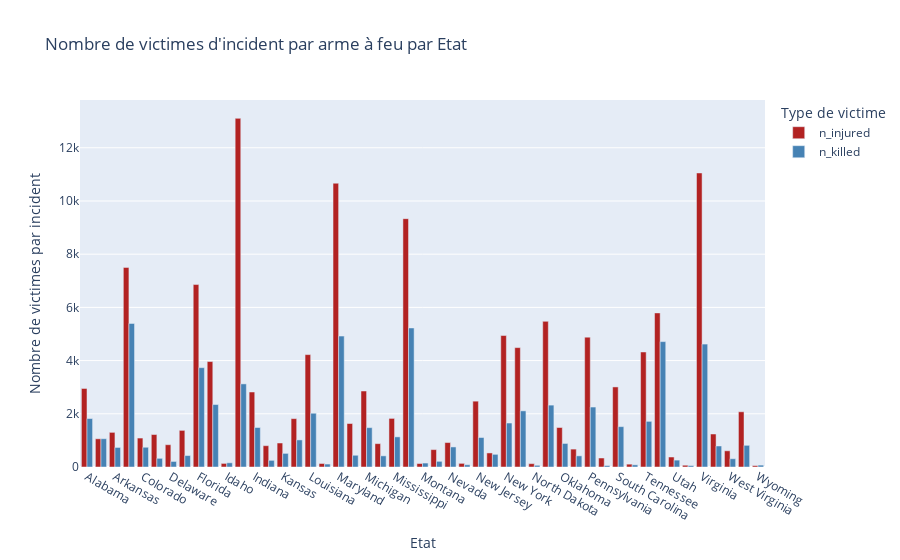

The code cell stored with this chart in its notebook:
### Code cell
grouped_data5 = base_totale.groupby('state').agg({
    'n_injured': 'sum',
    'n_killed': 'sum'
}).reset_index()


fig5 = px.bar(
    grouped_data5,
    x=grouped_data5['state'],
    y=['n_injured', 'n_killed'],
    labels={"state": "Etat", "value": "Nombre de victimes par incident", "variable": "Type de victime"},
    title="Nombre de victimes d'incident par arme à feu par Etat",
    color_discrete_map={"n_injured": "firebrick", "n_killed": "steelblue"},
)

fig5.update_layout(barmode='group')  # Display bars side by side

fig5.show()

### Figure 1 — Plotly figure (JSON) as saved in the notebook; plotly's stock layout.template omitted (floating-point values rounded to 4 significant figures)
{"data": [{"alignmentgroup": "True", "hovertemplate": "Type de victime=n_injured<br>Etat=%{x}<br>Nombre de victimes par incident=%{y}<extra></extra>", "legendgroup": "n_injured", "marker": {"color": "firebrick", "pattern": {"shape": ""}}, "name": "n_injured", "offsetgroup": "n_injured", "orientation": "v", "showlegend": true, "textposition": "auto", "type": "bar", "x": ["Alabama", "Arizona", "Arkansas", "California", "Colorado", "Connecticut", "Delaware", "District of Columbia", "Florida", "Georgia", "Idaho", "Illinois", "Indiana", "Iowa", "Kansas", "Kentucky", "Louisiana", "Maine", "Maryland", "Massachusetts", "Michigan", "Minnesota", "Mississippi", "Missouri", "Montana", "Nebraska", "Nevada", "New Hampshire", "New Jersey", "New Mexico", "New York", "North Carolina", "North Dakota", "Ohio", "Oklahoma", "Oregon", "Pennsylvania", "Rhode Island", "South Carolina", "South Dakota", "Tennessee", "Texas", "Utah", "Vermont", "Virginia", "Washington", "West Virginia", "Wisconsin", "Wyoming"], "xaxis": "x", "y": [2952, 1060, 1302, 7504, 1088, 1221, 838, 1377, 6858, 3964, 135, 13106, 2819, 801, 902, 1818, 4225, 132, 10668, 1635, 2857, 878, 1827, 9335, 130, 654, 919, 137, 2475, 528, 4942, 4488, 126, 5475, 1485, 673, 4882, 338, 3010, 107, 4324, 5792, 375, 67, 11053, 1240, 609, 2076, 52], "yaxis": "y"}, {"alignmentgroup": "True", "hovertemplate": "Type de victime=n_killed<br>Etat=%{x}<br>Nombre de victimes par incident=%{y}<extra></extra>", "legendgroup": "n_killed", "marker": {"color": "steelblue", "pattern": {"shape": ""}}, "name": "n_killed", "offsetgroup": "n_killed", "orientation": "v", "showlegend": true, "textposition": "auto", "type": "bar", "x": ["Alabama", "Arizona", "Arkansas", "California", "Colorado", "Connecticut", "Delaware", "District of Columbia", "Florida", "Georgia", "Idaho", "Illinois", "Indiana", "Iowa", "Kansas", "Kentucky", "Louisiana", "Maine", "Maryland", "Massachusetts", "Michigan", "Minnesota", "Mississippi", "Missouri", "Montana", "Nebraska", "Nevada", "New Hampshire", "New Jersey", "New Mexico", "New York", "North Carolina", "North Dakota", "Ohio", "Oklahoma", "Oregon", "Pennsylvania", "Rhode Island", "South Carolina", "South Dakota", "Tennessee", "Texas", "Utah", "Vermont", "Virginia", "Washington", "West Virginia", "Wisconsin", "Wyoming"], "xaxis": "x", "y": [1821, 1063, 735, 5397, 742, 326, 209, 430, 3734, 2348, 158, 3124, 1485, 250, 512, 1018, 2021, 111, 4921, 441, 1480, 419, 1133, 5227, 148, 213, 754, 85, 1108, 476, 1653, 2110, 64, 2326, 885, 419, 2254, 56, 1517, 82, 1716, 4714, 259, 53, 4621, 790, 311, 815, 71], "yaxis": "y"}], "layout": {"barmode": "group", "legend": {"title": {"text": "Type de victime"}, "tracegroupgap": 0}, "title": {"text": "Nombre de victimes d'incident par arme à feu par Etat"}, "xaxis": {"anchor": "y", "domain": [0, 1], "title": {"text": "Etat"}}, "yaxis": {"anchor": "x", "domain": [0, 1], "title": {"text": "Nombre de victimes par incident"}}}}
